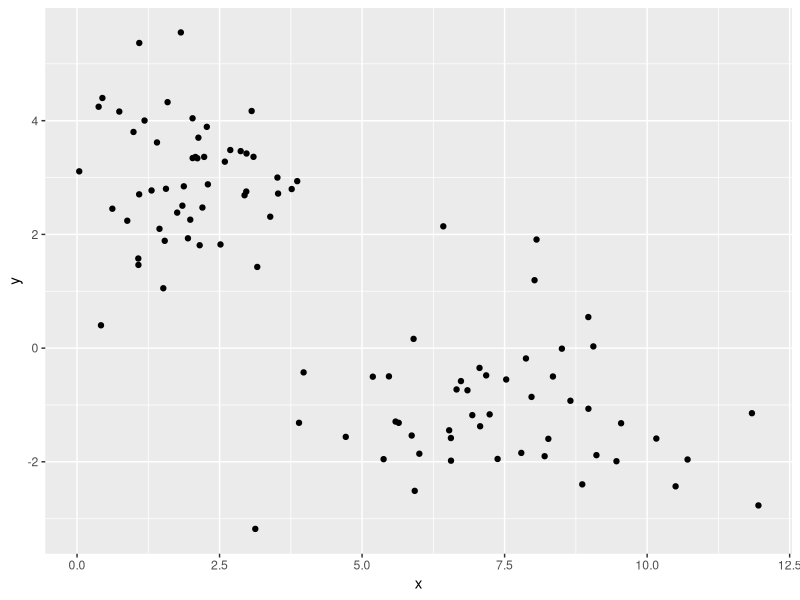
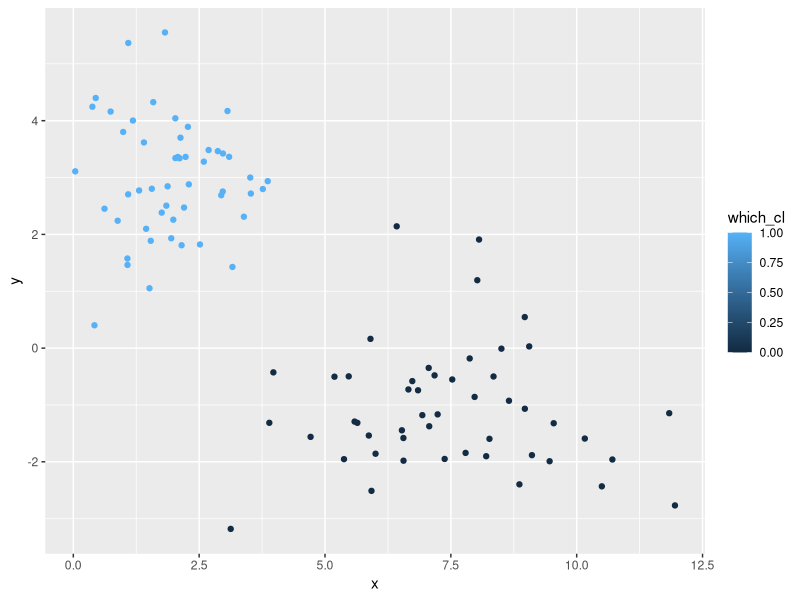
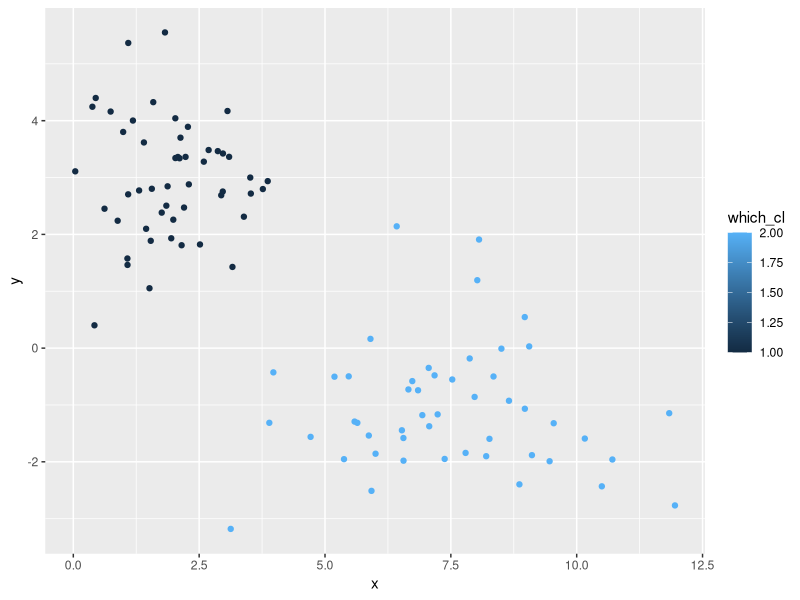

Here is the R script that generated these plots, in order:
##############k means clustering k=2: otimização 
#A otimização do k-means para 2 clusters pode ser realizada minimizando a função objetivo
#f = sum(zi* (x1 - mu1)^2) + sum((1-zi)*(xi-mu2)^2)
#Onde zi = 0 ou 1 tal que para cada f_i escolhemos zi que minimiza a função objetivo

library(tidyverse)

f_obj <- function(xi, mu, zi){ #função objetivo a ser minimizada 
  mu1 <- as.numeric(mu[2, ])
  mu2 <- as.numeric(mu[1, ])
  f <- sum(zi * (xi-mu1)^2) + sum((1-zi)*(xi - mu2)^2) #queremos minimizar esta função 
  return(f) #note que em cada chamada da função, f corresponderá apenas no primeiro ou segundo termo devido a zi ser 0 ou 1 (indicadora)
}


opt_k2means <- function(data, mu){ ##função de otimização do kmeans
  nrep <- 1
  conv <- FALSE
  while(conv == FALSE & nrep < 1000){
    data_temp <- data
    for(i in 1:nrow(data)){ ########se f_i for menor com zi=1, este vetor de observações é assigned o cluster 1. Se f_i for menor com zi =0, este vetor é assignado ao cluster 2.
      if(f_obj(xi = data[i,-which(colnames(data)=='which_cl')], mu = mu, zi = 1) < f_obj(xi = data[i,-which(colnames(data)=='which_cl')], mu = mu, zi = 0)){
        data[i,]$which_cl <- 1 ##cluster 1 = m1
      } else{
        data[i,]$which_cl <- 0 ##0 =  cluster 2 = m2 
      }
    }
 #   print('a')
    mu <- data %>% group_by(which_cl) %>% summarise_all(mean) %>% select(-which_cl) # #computando as medias de cada cluster
    #Note que ao derivarmos a f.obj em relacao aos vetores de medias m1 e m2, chegamos a conclusao que m1^ é a soma das observações pertencentes ao cluster 1 dividido por a quantidade 
    #de observações presente no cluster 1. Para o m2^, vale a mesma ideia.
    
    if(dplyr::all_equal(data, data_temp) == T){ ##criterio de convergencia: a atualização dos clusters não resultou em nenhuma mudança nova que minimizasse a f. objetivo
      conv <- TRUE
    }
    nrep <- nrep + 1  
  }
  return(list(data, mu))
}


###vamos criar 2 clusters que diferem bastante entre si para checarmos se nosso algoritmo funcionou:
x <- 0
x[1:50] <- rnorm(50, 7, 2)
x[51:100] <- rnorm(50, 2, 1)

y <- 0 
y[1:50] <- rnorm(50, -1, 1)
y[51:100] <- rnorm(50, 3, 1)

#z <- 0  #para analisar casos multivariados. Para facilidade de visualização, vamos utilizar um caso bivariado
#z[1:50] <- rnorm(50, 10, 1)
#z[51:100] <- rnorm(50, -3, 1)

data <- as.tbl(as.data.frame(cbind(x,y)))
 
###vamos usar um chute inicial para os centroides, que constituem em valores iniciais amostrados de nossos dados
m1 <- sample_n(data, 1) ###cluster 1 inicial
m2 <- sample_n(data, 1) ###cluster 2 inicial
mu <- rbind(m1, m2)

data$which_cl <- rep(NA, nrow(data))  ##criar coluna para atribuirmos o cluster a cada vetor de obs

##visualizando nossos dados simulados
ggplot(data, aes(x = x, y = y)) + geom_point()

##otimizando com kmeans
opt <- opt_k2means(data, mu = mu) ###k2 means clustering
dados_kmeans <- opt[[1]] ###salvando os dados e seu cluster
centroides <- opt[[2]] ###salvando o vetor de medias (centroides)

head(dados_kmeans) 
head(centroides)

##visualizando a classificação
ggplot(dados_kmeans, aes(x = x, y= y, color = which_cl)) + geom_point()

##vamos agora comparar nossa classificação com a classificação do kmeans():
model <- kmeans(data[,1:2], centers = 2)
data[,3] <- model$cluster #atualizando coluna de cluster de nossos dados simulados
ggplot(data, aes(x=x, y=y, color = which_cl)) + geom_point()
#podemos ver pelo plot que ambas classifcações são muito parecidas
